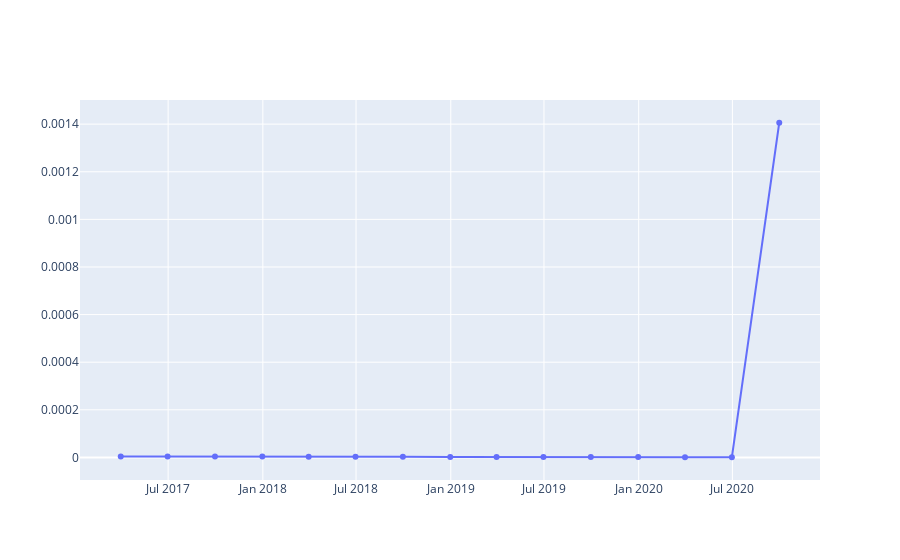

The code cell stored with this chart in its notebook:
### Code cell
fig = go.Figure()
fig.add_trace(go.Scatter(x=data_df.index, y=data_df['debts_yx']/ data_df['total_assets'],name='有息负债率'))
fig.show()

### Figure 1 — Plotly figure (JSON) as saved in the notebook; plotly's stock layout.template omitted (floating-point values rounded to 4 significant figures)
{"data": [{"name": "有息负债率", "type": "scatter", "x": ["2017-03-31", "2017-06-30", "2017-09-30", "2017-12-31", "2018-03-31", "2018-06-30", "2018-09-30", "2018-12-31", "2019-03-31", "2019-06-30", "2019-09-30", "2019-12-31", "2020-03-31", "2020-06-30", "2020-09-30"], "y": [3.746e-06, 4.033e-06, 3.677e-06, 3.362e-06, 3.279e-06, 2.641e-06, 2.415e-06, 2.201e-06, 1.463e-06, 1.606e-06, 1.571e-06, 1.36e-06, 6.979e-07, 7.891e-07, 0.001406]}], "layout": {}}
